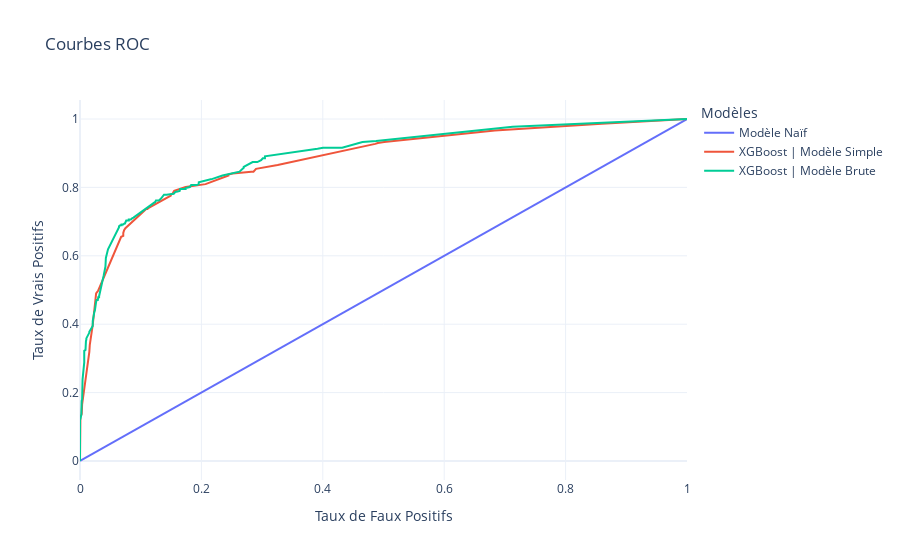

Notebook cell for this chart:
### Markdown cell above
<span style="font-size: 24px; color: darkred; text-decoration: underline;"><strong>Réalisation des courbes ROC
</strong></span>

### Code cell
# On commence par créer un modèle naïf prédisant toujours une proabilité de 0%
# d'appartenir à la classe 1. Autrement dit il prédit toujours la classe 0.
ns_probs = [0 for _ in range(len(y_test))]

# Calcul des scores AUC
# Entre les données de tests et les probabilité de chaque modèle
ns_auc = roc_auc_score(y_test, ns_probs)
lr_auc_med = roc_auc_score(y_test, y_pred_med_probs)
lr_auc_raw = roc_auc_score(y_test_raw, y_pred_raw_probs)

print(f'Naïf: ROC AUC = {np.round(ns_auc,2)}')
print(f'XGBoost | Médiane: ROC AUC = {np.round(lr_auc_med,2)}')
print(f'XGBoost | Raw : ROC AUC = {np.round(lr_auc_raw,2)}')

# Calcul des courbes ROC via les taux de faux positifs et de vrai positifs
ns_fpr, ns_tpr, _ = roc_curve(y_test, ns_probs)
lr_fpr_med, lr_tpr_med, _ = roc_curve(y_test, y_pred_med_probs)
lr_fpr_raw, lr_tpr_raw, _ = roc_curve(y_test_raw, y_pred_raw_probs)

fig = go.Figure()

fig.add_trace(go.Scatter(x=ns_fpr, y=ns_tpr, mode='lines',
                         name='Modèle Naïf',
                         ))

fig.add_trace(go.Scatter(x=lr_fpr_med, y=lr_tpr_med, mode='lines',
                         name='XGBoost | Modèle Simple',
                         ))

fig.add_trace(go.Scatter(x=lr_fpr_raw, y=lr_tpr_raw, mode='lines',
                         name='XGBoost | Modèle Brute',
                         ))

fig.update_layout(
    title="Courbes ROC",
    xaxis_title="Taux de Faux Positifs",
    yaxis_title="Taux de Vrais Positifs",
    legend_title="Modèles",
    template="plotly_white"
)
fig.show()
